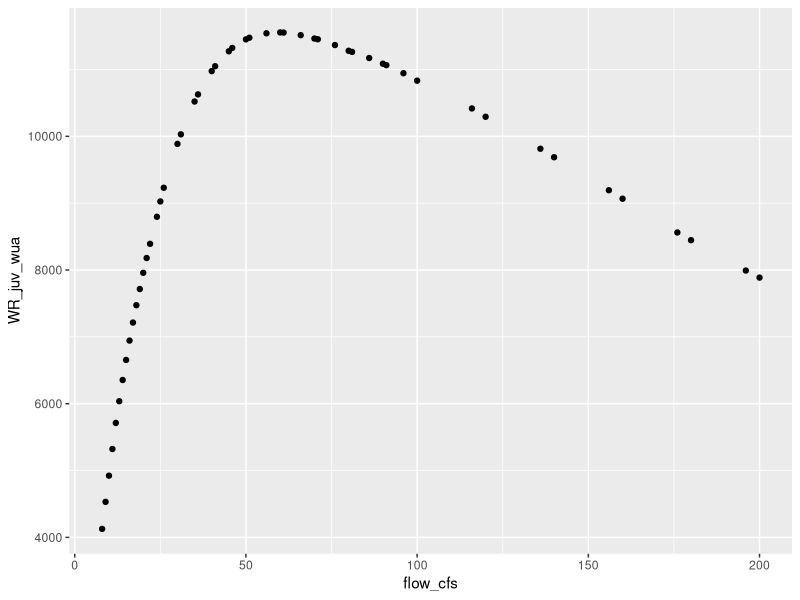
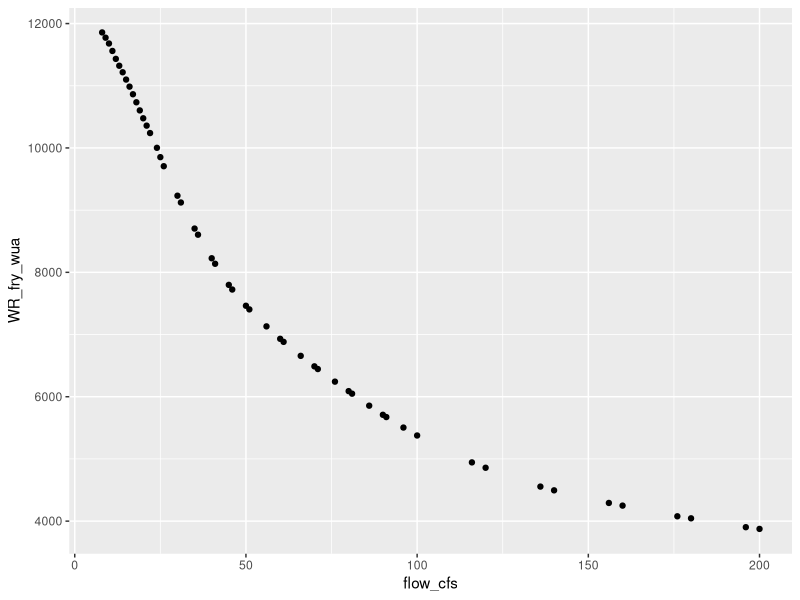
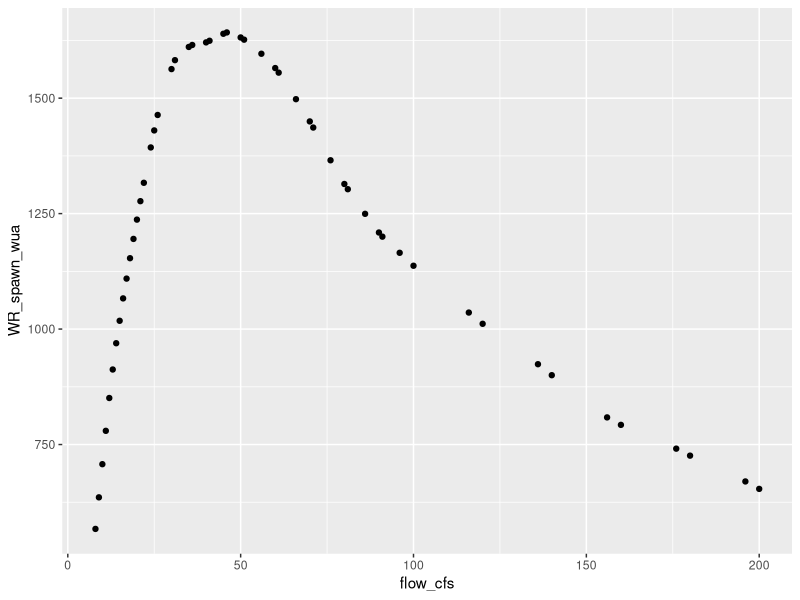

R code for these plots, in order:
library(tidyverse)
library(zoo)

battle_wr_raw <- read_csv("data-raw/watershed/battle/data/winter-run-weighted-composite-battle.csv")

# subreach lenghts (from report)
subreach_lens <- tribble(
  ~reach, ~length_miles,
  "wildcat", 2.5,
  "eagle_creek", 3,
  "north_battle_feeder", 4,
  "mainstem", 9
) %>%
  mutate(
    prop_of_creek = length_miles/sum(length_miles)
  )


battle_wr <- battle_wr_raw %>%
  left_join(subreach_lens, by = c("subreach" = "reach"))


# rearing ----------------
wr_juv <- battle_wr %>%
  select(flow, SR_juv, subreach) %>%
  spread(subreach, SR_juv)

# need to fill in the in between values for some of these
# so that when they spread they all have values on aligned cfs
eagle_creek_approx_juv <- approxfun(wr_juv$flow, wr_juv$eagle_creek)
mainstem_approx_juv <- approxfun(wr_juv$flow, wr_juv$mainstem)
feeder_approx_juv <- approxfun(wr_juv$flow, wr_juv$north_battle_feeder)
wildcat_approx_juv <- approxfun(wr_juv$flow, wr_juv$wildcat)

wr_juv_imputed <- battle_wr %>%
  select(flow, SR_juv, subreach) %>%
  pivot_wider(names_from = subreach, values_from = SR_juv) %>%
  mutate(
    eagle_creek = eagle_creek_approx_juv(flow),
    mainstem = mainstem_approx_juv(flow),
    north_battle_feeder = feeder_approx_juv(flow),
    wildcat = wildcat_approx_juv(flow)
  ) %>%
  filter(across(everything(), ~ !is.na(.x))) %>%
  pivot_longer(names_to = "reach", values_to = "wua", cols = wildcat:mainstem) %>%
  left_join(subreach_lens) %>%
  mutate(wua = wua * prop_of_creek) %>%
  group_by(flow) %>%
  summarise(
    wua = sum(wua)
  ) %>%
  rename(flow_cfs = flow,
         WR_juv_wua = wua)

wr_juv_imputed %>%
  ggplot(aes(flow_cfs, WR_juv_wua)) + geom_point()

# fry --------------------------------------------------------
wr_fry <- battle_wr %>%
  select(flow, SR_fry, subreach) %>%
  spread(subreach, SR_fry)

# need to fill in the in between values for some of these
eagle_creek_approx_fry <- approxfun(wr_fry$flow, wr_fry$eagle_creek)
mainstem_approx_fry <- approxfun(wr_fry$flow, wr_fry$mainstem)
feeder_approx_fry <- approxfun(wr_fry$flow, wr_fry$north_battle_feeder)
wildcat_approx_fry <- approxfun(wr_fry$flow, wr_fry$wildcat)

wr_fry_imputed <- battle_wr %>%
  select(flow, SR_fry, subreach) %>%
  pivot_wider(names_from = subreach, values_from = SR_fry) %>%
  mutate(
    eagle_creek = eagle_creek_approx_fry(flow),
    mainstem = mainstem_approx_fry(flow),
    north_battle_feeder = feeder_approx_fry(flow),
    wildcat = wildcat_approx_fry(flow)
  ) %>%
  filter(across(everything(), ~ !is.na(.x))) %>%
  pivot_longer(names_to = "reach", values_to = "wua", cols = wildcat:mainstem) %>%
  left_join(subreach_lens) %>%
  mutate(wua = wua * prop_of_creek) %>%
  group_by(flow) %>%
  summarise(
    wua = sum(wua)
  ) %>%
  rename(flow_cfs = flow,
         WR_fry_wua = wua)


wr_fry_imputed %>%
  ggplot(aes(flow_cfs, WR_fry_wua)) + geom_point()

# spawning ---------------
wr_spawn <- battle_wr %>%
  select(flow, SR_spawn, subreach) %>%
  spread(subreach, SR_spawn)

# need to fill in the in between values for some of these
eagle_creek_approx_spawn <- approxfun(wr_spawn$flow, wr_spawn$eagle_creek)
mainstem_approx_spawn <- approxfun(wr_spawn$flow, wr_spawn$mainstem)
feeder_approx_spawn <- approxfun(wr_spawn$flow, wr_spawn$north_battle_feeder)
wildcat_approx_spawn <- approxfun(wr_spawn$flow, wr_spawn$wildcat)

wr_spawn_imputed <- battle_wr %>%
  select(flow, SR_spawn, subreach) %>%
  pivot_wider(names_from = subreach, values_from = SR_spawn) %>%
  mutate(
    eagle_creek = eagle_creek_approx_spawn(flow),
    mainstem = mainstem_approx_spawn(flow),
    north_battle_feeder = feeder_approx_spawn(flow),
    wildcat = wildcat_approx_spawn(flow)
  ) %>%
  filter(across(everything(), ~ !is.na(.x))) %>%
  pivot_longer(names_to = "reach", values_to = "wua", cols = wildcat:mainstem) %>%
  left_join(subreach_lens) %>%
  mutate(wua = wua * prop_of_creek) %>%
  group_by(flow) %>%
  summarise(
    wua = sum(wua)
  ) %>%
  rename(flow_cfs = flow,
         WR_spawn_wua = wua)


wr_spawn_imputed %>%
  ggplot(aes(flow_cfs, WR_spawn_wua)) + geom_point()
